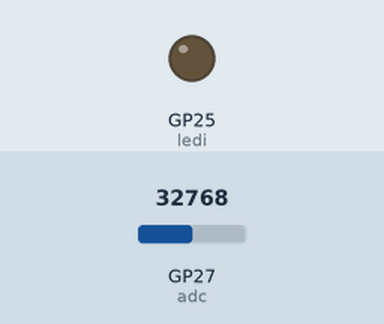
Simulated run of this program. Board: Raspberry Pi Pico running MicroPython. Shown: output pins drawn as LEDs (lit = HIGH). Inputs (shaded band) come from the test bench; at power-on: GP27 (adc) = 32768 (analog values on the 0–65535 scale). What the program prints to the serial console is not drawn.

Above: at 1.2 s.
1.3 s: GP27 (adc) set to 7864
4.8 s: GP27 (adc) set to 304
At 6.11 s:
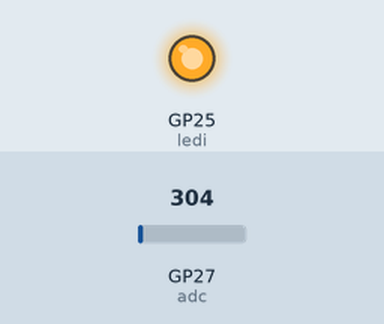
8.3 s: GP27 (adc) set to 240
Timing chart, 0 to 11.3 s (numbered marks = the images above; inputs shaded):
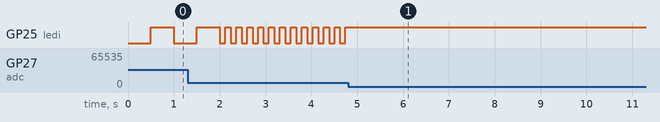

Measured:
- after the input at 4.8 s, GP25 (ledi): stops changing and stays HIGH
- by itself, GP25 (ledi): repeats every 0.24 s: LOW 0.12 s, HIGH 0.12 s

The program:

Excercise_01_3.1_Topi_Ahola_2.py
```python
import time
from machine import Pin, ADC

ledi = Pin("LED", Pin.OUT)
ledi.value(1) #Testataan ledin toiminta
adc = ADC(Pin(27, Pin.PULL_DOWN))

while True:
    #Viive millisekunteina 0-1000ms
    delay = int(1000*adc.read_u16()/65535)
    print(delay)

    ledi.value(0)
    print("LED off")
    time.sleep_ms(delay)

    ledi.value(1)
    print("LED on")
    time.sleep_ms(delay)
```
